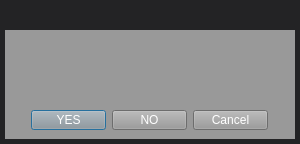
<?xml version="1.0" encoding="UTF-8"?>
<ui version="4.0">
 <class>CMessageBoxUI</class>
 <widget class="QDialog" name="CMessageBoxUI">
  <property name="geometry">
   <rect>
    <x>0</x>
    <y>0</y>
    <width>300</width>
    <height>144</height>
   </rect>
  </property>
  <property name="windowTitle">
   <string>ButelLive</string>
  </property>
  <property name="styleSheet">
   <string notr="true">background-color: rgba(35, 35, 37,255);
border-image: url(:/images/xxx_bg.png);</string>
  </property>
  <layout class="QGridLayout" name="gridLayout_2">
   <property name="leftMargin">
    <number>5</number>
   </property>
   <property name="topMargin">
    <number>0</number>
   </property>
   <property name="rightMargin">
    <number>5</number>
   </property>
   <property name="bottomMargin">
    <number>5</number>
   </property>
   <property name="verticalSpacing">
    <number>0</number>
   </property>
   <item row="1" column="0">
    <widget class="QWidget" name="widget" native="true">
     <property name="styleSheet">
      <string notr="true">background-color: rgb(153, 153, 153);</string>
     </property>
     <layout class="QGridLayout" name="gridLayout">
      <item row="0" column="0">
       <layout class="QVBoxLayout" name="verticalLayout">
        <item>
         <widget class="QLabel" name="m_pLabelShowInfo">
          <property name="styleSheet">
           <string notr="true">color: rgb(255, 255, 255);
font: 75 11pt &quot;微软雅黑&quot;;</string>
          </property>
          <property name="text">
           <string/>
          </property>
          <property name="alignment">
           <set>Qt::AlignCenter</set>
          </property>
         </widget>
        </item>
        <item>
         <layout class="QHBoxLayout" name="horizontalLayout">
          <item>
           <spacer name="horizontalSpacer">
            <property name="orientation">
             <enum>Qt::Horizontal</enum>
            </property>
            <property name="sizeHint" stdset="0">
             <size>
              <width>40</width>
              <height>20</height>
             </size>
            </property>
           </spacer>
          </item>
          <item>
           <widget class="QPushButton" name="m_pBtnYes">
            <property name="minimumSize">
             <size>
              <width>75</width>
              <height>20</height>
             </size>
            </property>
            <property name="maximumSize">
             <size>
              <width>75</width>
              <height>20</height>
             </size>
            </property>
            <property name="styleSheet">
             <string notr="true">color: rgb(255, 255, 255);
border-image: url(:/images/btn_back.png);</string>
            </property>
            <property name="text">
             <string>YES</string>
            </property>
           </widget>
          </item>
          <item>
           <widget class="QPushButton" name="m_pBtnNO">
            <property name="minimumSize">
             <size>
              <width>75</width>
              <height>20</height>
             </size>
            </property>
            <property name="maximumSize">
             <size>
              <width>75</width>
              <height>20</height>
             </size>
            </property>
            <property name="styleSheet">
             <string notr="true">color: rgb(255, 255, 255);
border-image: url(:/images/btn_back.png);</string>
            </property>
            <property name="text">
             <string>NO</string>
            </property>
           </widget>
          </item>
          <item>
           <widget class="QPushButton" name="m_pBtnCancel">
            <property name="minimumSize">
             <size>
              <width>75</width>
              <height>20</height>
             </size>
            </property>
            <property name="maximumSize">
             <size>
              <width>75</width>
              <height>20</height>
             </size>
            </property>
            <property name="styleSheet">
             <string notr="true">color: rgb(255, 255, 255);
border-image: url(:/images/btn_back.png);</string>
            </property>
            <property name="text">
             <string>Cancel</string>
            </property>
           </widget>
          </item>
          <item>
           <spacer name="horizontalSpacer_2">
            <property name="orientation">
             <enum>Qt::Horizontal</enum>
            </property>
            <property name="sizeHint" stdset="0">
             <size>
              <width>40</width>
              <height>20</height>
             </size>
            </property>
           </spacer>
          </item>
         </layout>
        </item>
       </layout>
      </item>
     </layout>
    </widget>
   </item>
   <item row="0" column="0">
    <widget class="TitleBar" name="m_pTitleLbl" native="true">
     <property name="sizePolicy">
      <sizepolicy hsizetype="Preferred" vsizetype="Maximum">
       <horstretch>0</horstretch>
       <verstretch>0</verstretch>
      </sizepolicy>
     </property>
     <property name="minimumSize">
      <size>
       <width>0</width>
       <height>30</height>
      </size>
     </property>
     <property name="maximumSize">
      <size>
       <width>16777215</width>
       <height>30</height>
      </size>
     </property>
    </widget>
   </item>
  </layout>
 </widget>
 <customwidgets>
  <customwidget>
   <class>TitleBar</class>
   <extends>QWidget</extends>
   <header location="global">titlebar.h</header>
   <container>1</container>
  </customwidget>
 </customwidgets>
 <resources/>
 <connections/>
</ui>
